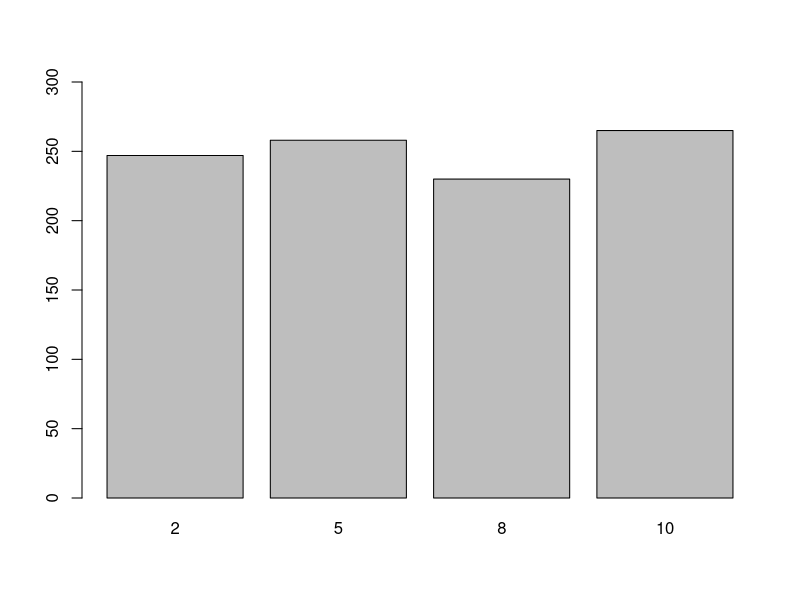
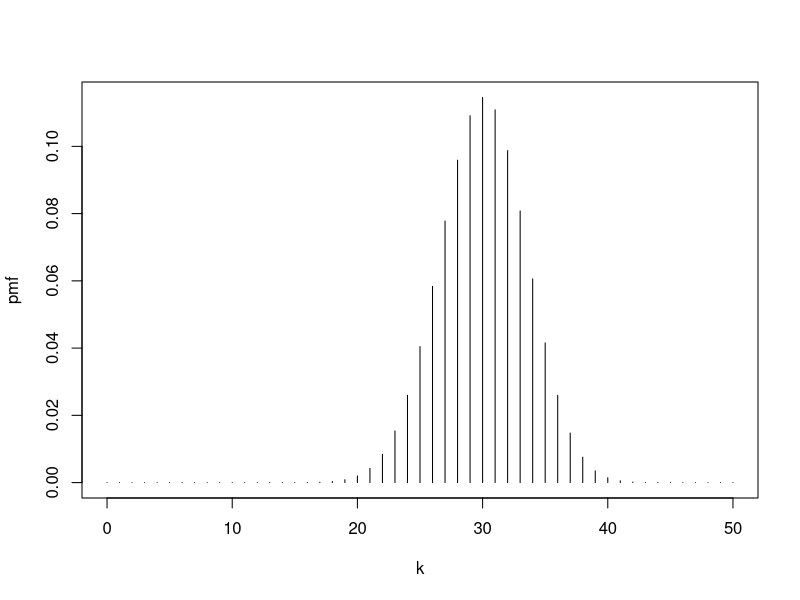
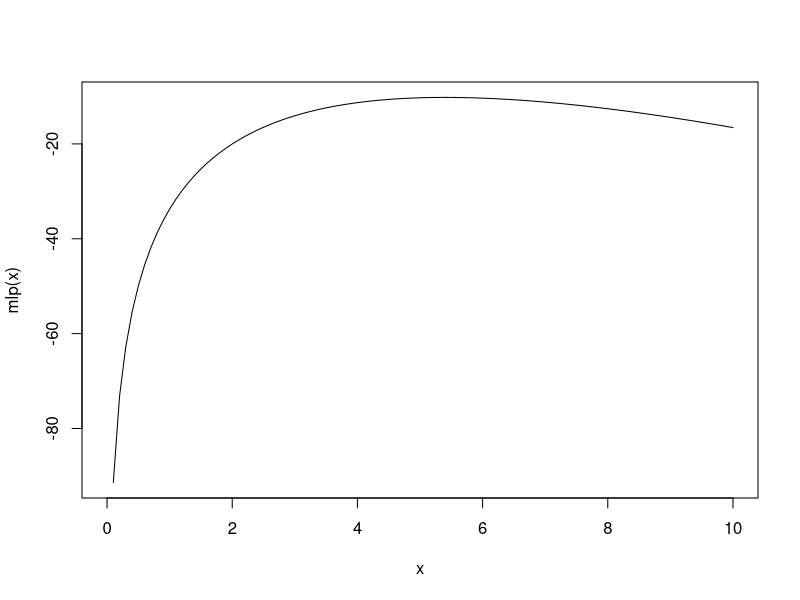

Write R code to recreate these figures, in order.
## ---- chunk 1
set.seed(123789)
x <- sample(x=c(2,5,8,10), size=1000, replace=T,
prob=c(1/4,1/4,1/4,1/4))
barplot(table(x), ylim=c(0,300))
## ---- chunk 2
n <- 50
p <- 0.6
k <- 0:n
pmf <- dbinom(k,n,p)
plot(k,pmf, type='h')
## ---- chunk 3
1-pbinom(29,50,0.6)
## ---- chunk 4
qbinom(0.8,50,0.6)
## ---- chunk 5
rbinom(100,50,0.6)
## ---- chunk 6
dpois(2,4) + dpois(1,4) + dpois(0,4)
## ---- chunk 7
x <- iris$Sepal.Length
t.test(x, conf.level=0.95)
## ---- chunk 8
mlp <- function(lambda) {
    27 * log(lambda) - log(factorial(4) * factorial(3) * factorial(8) * factorial(6) * factorial(6)) - 5 * lambda
}
curve(mlp, from=0, to=10)
